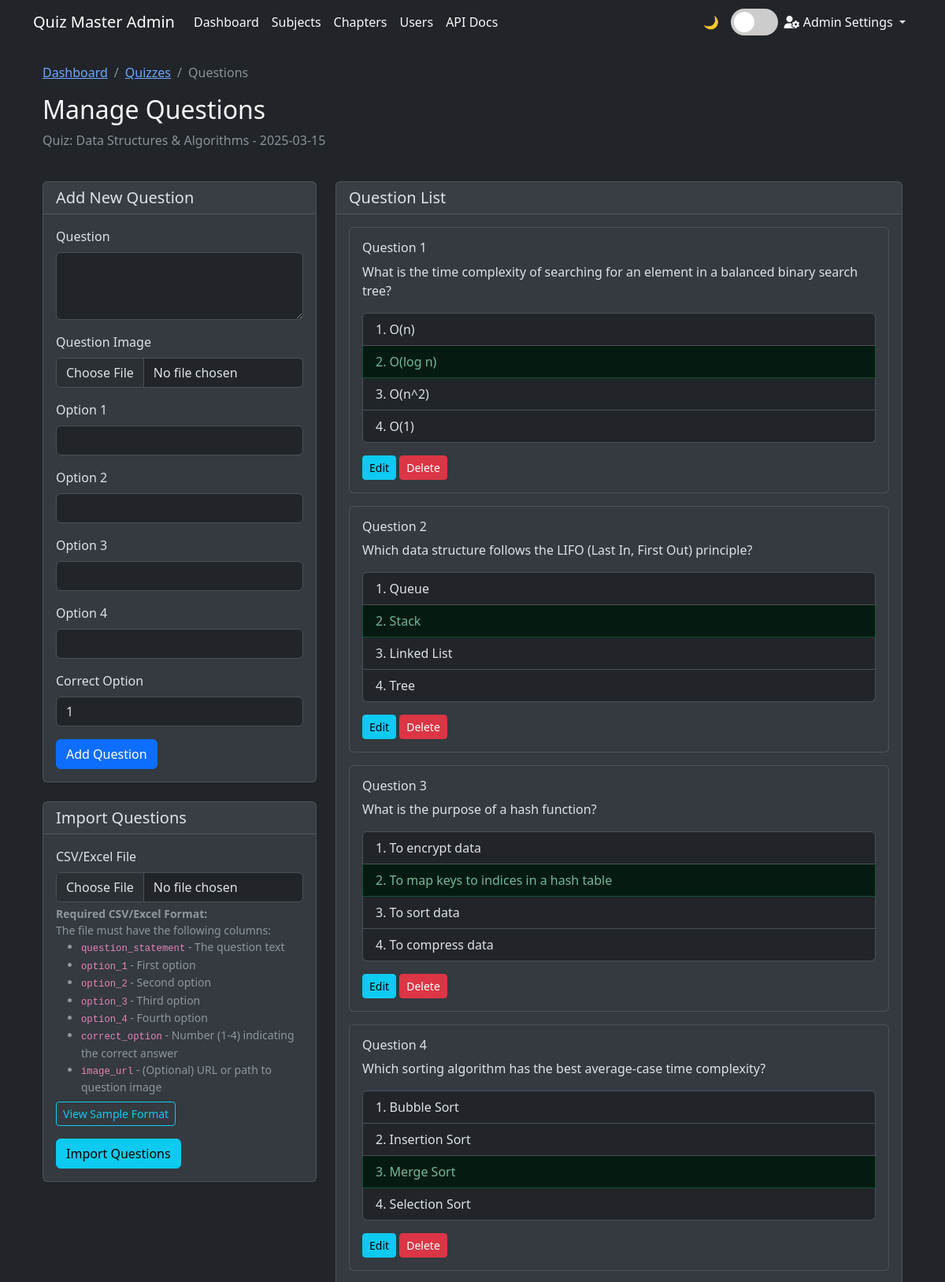
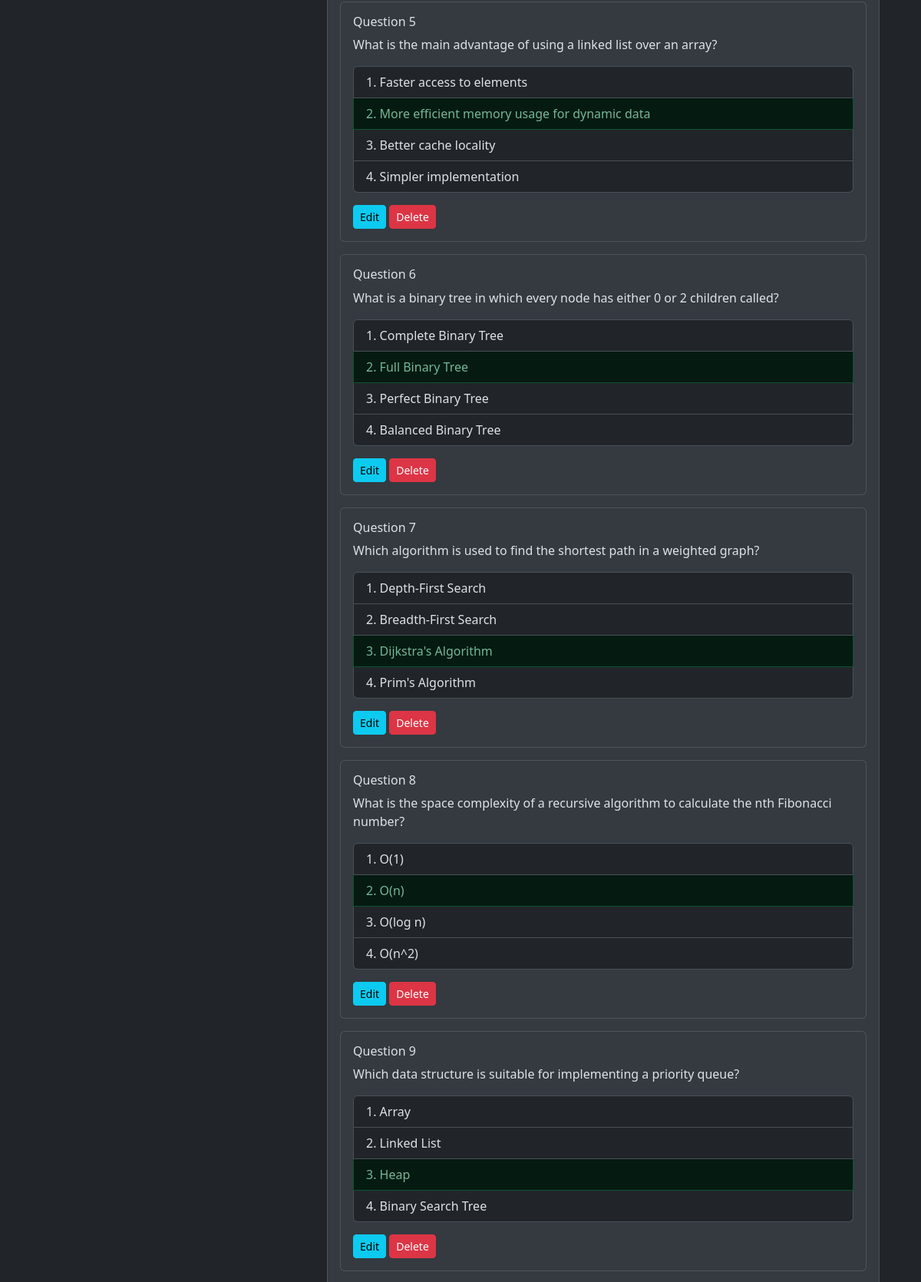
The app's page /admin/quizzes/1/questions (signed in, upper part) with its own data (2 pictures, top to bottom).
### models.py (models this page shows)
class Chapter(db.Model):
    __tablename__ = 'chapter'
    id = db.Column(db.Integer, primary_key=True)
    subject_id = db.Column(db.Integer, db.ForeignKey('subject.id'), nullable=False)
    name = db.Column(db.String(100), nullable=False)
    description = db.Column(db.Text)
    quizzes = db.relationship('Quiz', backref='chapter', lazy=True)
    __table_args__ = (db.UniqueConstraint('name'),)

class Quiz(db.Model):
    __tablename__ = 'quiz'
    id = db.Column(db.Integer, primary_key=True)
    chapter_id = db.Column(db.Integer, db.ForeignKey('chapter.id'), nullable=False)
    date_of_quiz = db.Column(db.DateTime, nullable=False)
    time_duration = db.Column(db.Integer, nullable=False)  # in minutes
    remarks = db.Column(db.Text)
    questions = db.relationship('Question', backref='quiz', lazy=True)
    scores = db.relationship('Score', backref='quiz', lazy=True)

class Question(db.Model):
    __tablename__ = 'question'
    id = db.Column(db.Integer, primary_key=True)
    quiz_id = db.Column(db.Integer, db.ForeignKey('quiz.id'), nullable=False)
    question_statement = db.Column(db.Text, nullable=False)
    question_image = db.Column(db.String(255))  # Path to the image file
    option_1 = db.Column(db.Text, nullable=False)
    option_2 = db.Column(db.Text, nullable=False)
    option_3 = db.Column(db.Text, nullable=False)
    option_4 = db.Column(db.Text, nullable=False)
    correct_option = db.Column(db.Integer, nullable=False)

### routes.py (the view, shortened to what this page needs)
@app.route('/admin/quizzes/<int:quiz_id>/questions', methods=['GET', 'POST'])
@login_required
def manage_questions(quiz_id):
    if not isinstance(current_user, Admin):
        flash('Access denied. Admin privileges required.', 'danger')
        return redirect(url_for('user_dashboard'))
    quiz = Quiz.query.get_or_404(quiz_id)
    questions = Question.query.filter_by(quiz_id=quiz_id).all()
    question_form = QuestionForm()
    question_form.quiz_id.choices = [(quiz_id, quiz.chapter.name)]  # Set choices for the quiz_id field
    question_form.quiz_id.data = quiz_id
    import_form = QuestionImportForm()
    import_form.quiz_id.choices = [(quiz_id, quiz.chapter.name)]  # Set choices for the quiz_id field
    import_form.quiz_id.data = quiz_id
    return render_template('admin/questions.html',
                         quiz=quiz,
                         questions=questions,
                         question_form=question_form,
                         import_form=import_form)

### forms.py
class QuestionForm(FlaskForm):
    quiz_id = SelectField('Quiz', coerce=int, validators=[DataRequired()])
    question_statement = TextAreaField('Question', validators=[DataRequired()])
    question_image = FileField(
        'Question Image',
        validators=[FileAllowed(['jpg', 'png', 'gif'], 'Images only!')])
    option_1 = StringField('Option 1', validators=[DataRequired()])
    option_2 = StringField('Option 2', validators=[DataRequired()])
    option_3 = StringField('Option 3', validators=[DataRequired()])
    option_4 = StringField('Option 4', validators=[DataRequired()])
    correct_option = SelectField('Correct Option',
                                 choices=[(1, '1'), (2, '2'), (3, '3'),
                                          (4, '4')],
                                 coerce=int,
                                 validators=[DataRequired()])

class QuestionImportForm(FlaskForm):
    quiz_id = SelectField('Quiz', coerce=int, validators=[DataRequired()])
    file = FileField('CSV/Excel File',
                     validators=[
                         DataRequired(),
                         FileAllowed(['csv', 'xlsx'],
                                     'CSV or Excel files only!')
                     ])

### routes.py (called while the page is built)
@login_manager.user_loader
@login_manager.user_loader
def load_user(user_id):
    try:
        user_type = session.get('user_type')
        if user_type == 'admin':
            return Admin.query.get(int(user_id))
        else:
            return User.query.get(int(user_id))
    except Exception as e:
        logging.error(f"Error in load_user: {str(e)}")
        return None

### templates/admin/questions.html (shortened to what this page needs)
{% extends "admin/base_admin.html" %}
{% block content %}
<div class="container">
    <div class="row mb-4">
        <div class="col">
            <nav aria-label="breadcrumb">
                <ol class="breadcrumb">
                    <li class="breadcrumb-item"><a href="{{ url_for('admin_dashboard') }}">Dashboard</a></li>
                    <li class="breadcrumb-item"><a href="{{ url_for('manage_quizzes') }}">Quizzes</a></li>
                    <li class="breadcrumb-item active">Questions</li>
                </ol>
            </nav>
            <h2>Manage Questions</h2>
            <p class="text-muted">
                Quiz: {{ quiz.chapter.name }} - {{ quiz.date_of_quiz.strftime('%Y-%m-%d') }}
            </p>
        </div>
    </div>
    <div class="row">
        <div class="col-md-4">
            <div class="card mb-4">
                <div class="card-header">
                    <h5 class="mb-0">Add New Question</h5>
                </div>
                <div class="card-body">
                    <form method="POST" enctype="multipart/form-data">
                        <div class="mb-3">
                            {{ question_form.question_statement.label(class="form-label") }}
                            {{ question_form.question_statement(class="form-control", rows=3) }}
                        </div>
                        <div class="mb-3">
                            {{ question_form.question_image.label(class="form-label") }}
                            {{ question_form.question_image(class="form-control") }}
                        </div>
                        <div class="mb-3">
                            {{ question_form.option_1.label(class="form-label") }}
                            {{ question_form.option_1(class="form-control") }}
                        </div>
                        <div class="mb-3">
                            {{ question_form.option_2.label(class="form-label") }}
                            {{ question_form.option_2(class="form-control") }}
                        </div>
                        <div class="mb-3">
                            {{ question_form.option_3.label(class="form-label") }}
                            {{ question_form.option_3(class="form-control") }}
                        </div>
                        <div class="mb-3">
                            {{ question_form.option_4.label(class="form-label") }}
                            {{ question_form.option_4(class="form-control") }}
                        </div>
                        <div class="mb-3">
                            {{ question_form.correct_option.label(class="form-label") }}
                            {{ question_form.correct_option(class="form-control") }}
                        </div>
                        <button type="submit" class="btn btn-primary">Add Question</button>
                    </form>
                </div>
            </div>
            <div class="card">
                <div class="card-header">
                    <h5 class="mb-0">Import Questions</h5>
                </div>
                <div class="card-body">
                    <form method="POST" enctype="multipart/form-data">
                        <div class="mb-3">
                            {{ import_form.file.label(class="form-label") }}
                            {{ import_form.file(class="form-control") }}
                            <div class="form-text">
                                <strong>Required CSV/Excel Format:</strong><br>
                                The file must have the following columns:<br>
                                <ul class="mb-2">
                                    <li><code>question_statement</code> - The question text</li>
                                    <li><code>option_1</code> - First option</li>
                                    <li><code>option_2</code> - Second option</li>
                                    <li><code>option_3</code> - Third option</li>
                                    <li><code>option_4</code> - Fourth option</li>
                                    <li><code>correct_option</code> - Number (1-4) indicating the correct answer</li>
                                    <li><code>image_url</code> - (Optional) URL or path to question image</li>
                                </ul>
                                <a href="#" class="btn btn-sm btn-outline-info" data-bs-toggle="modal" data-bs-target="#csvFormatModal">
                                    View Sample Format
                                </a>
                            </div>
                        </div>
                        <button type="submit" class="btn btn-info">Import Questions</button>
                    </form>
                </div>
            </div>
        </div>
        <div class="col-md-8">
            <div class="card">
                <div class="card-header">
                    <h5 class="mb-0">Question List</h5>
                </div>
                <div class="card-body">
                    {% for question in questions %}
                    <div class="card mb-3">
                        <div class="card-body">
                            <h6 class="card-title">Question {{ loop.index }}</h6>
                            <p>{{ question.question_statement }}</p>
                            <div class="list-group">
                                <div class="list-group-item {% if question.correct_option == 1 %}list-group-item-success{% endif %}">
                                    1. {{ question.option_1 }}
                                </div>
                                <div class="list-group-item {% if question.correct_option == 2 %}list-group-item-success{% endif %}">
                                    2. {{ question.option_2 }}
                                </div>
                                <div class="list-group-item {% if question.correct_option == 3 %}list-group-item-success{% endif %}">
                                    3. {{ question.option_3 }}
                                </div>
                                <div class="list-group-item {% if question.correct_option == 4 %}list-group-item-success{% endif %}">
                                    4. {{ question.option_4 }}
                                </div>
                            </div>
                            <div class="mt-3">
                                <a href="#" class="btn btn-sm btn-info">Edit</a>
                                <a href="#" class="btn btn-sm btn-danger">Delete</a>
                            </div>
                        </div>
                    </div>
                    {% endfor %}
                </div>
            </div>
        </div>
    </div>
</div>
{% endblock %}

### templates/admin/base_admin.html (style rules this page uses)
:root { --bs-primary-rgb: 13, 110, 253; --bs-secondary-rgb: 108, 117, 125; --bs-success-rgb: 25, 135, 84; --bs-info-rgb: 13, 202, 240; --bs-warning-rgb: 255, 193, 7; --bs-danger-rgb: 220, 53, 69; --bs-light-rgb: 248, 249, 250; --bs-dark-rgb: 33, 37, 41; }
[data-bs-theme="dark"] { --bs-body-color: #dee2e6; --bs-body-bg: #212529; --bs-tertiary-bg-rgb: 52, 58, 64; }
[data-bs-theme="dark"] .card { --bs-card-border-color: rgba(255, 255, 255, 0.125); }
:root { --light-text: #212529; --dark-text: #f8f9fa; --light-bg: #ffffff; --dark-bg: #212529; --light-card-bg: #f8f9fa; --dark-card-bg: #343a40; }
[data-bs-theme="dark"] { --text-color: var(--dark-text); --bg-color: var(--dark-bg); --card-bg: var(--dark-card-bg); }
body { color: var(--text-color); background-color: var(--bg-color); transition: all 0.3s ease; }
.card { background-color: var(--card-bg); }

### records on screen
Chapter: chapter.name "Data Structures & Algorithms"
Quiz: date_of_quiz "2025-03-15"
Question: question_statement "What is the time complexity of searching for an element in a balanced binary search tree?", option_1 "O(n)", option_2 "O(log n)", option_3 "O(n^2)", option_4 "O(1)"
Question: question_statement "Which data structure follows the LIFO (Last In, First Out) principle?", option_1 "Queue", option_2 "Stack", option_3 "Linked List", option_4 "Tree"
Question: question_statement "What is the purpose of a hash function?", option_1 "To encrypt data", option_2 "To map keys to indices in a hash table", option_3 "To sort data", option_4 "To compress data"
Question: question_statement "Which sorting algorithm has the best average-case time complexity?", option_1 "Bubble Sort", option_2 "Insertion Sort", option_3 "Merge Sort", option_4 "Selection Sort"
Question: question_statement "What is the main advantage of using a linked list over an array?", option_1 "Faster access to elements", option_2 "More efficient memory usage for dynamic data", option_3 "Better cache locality", option_4 "Simpler implementation"
Question: question_statement "What is a binary tree in which every node has either 0 or 2 children called?", option_1 "Complete Binary Tree", option_2 "Full Binary Tree", option_3 "Perfect Binary Tree", option_4 "Balanced Binary Tree"
Question: question_statement "Which algorithm is used to find the shortest path in a weighted graph?", option_1 "Depth-First Search", option_2 "Breadth-First Search", option_3 "Dijkstra's Algorithm", option_4 "Prim's Algorithm"
Question: question_statement "What is the space complexity of a recursive algorithm to calculate the nth Fibonacci number?", option_1 "O(1)", option_2 "O(n)", option_3 "O(log n)", option_4 "O(n^2)"
Question: question_statement "Which data structure is suitable for implementing a priority queue?", option_1 "Array", option_2 "Linked List", option_3 "Heap", option_4 "Binary Search Tree"

### other values on screen
{{ question_form.question_statement.label(class="form-label") }} "Question"
{{ question_form.question_image.label(class="form-label") }} "Question Image"
{{ question_form.option_1.label(class="form-label") }} "Option 1"
{{ question_form.option_2.label(class="form-label") }} "Option 2"
{{ question_form.option_3.label(class="form-label") }} "Option 3"
{{ question_form.option_4.label(class="form-label") }} "Option 4"
{{ question_form.correct_option.label(class="form-label") }} "Correct Option"
{{ import_form.file.label(class="form-label") }} "CSV/Excel File"
